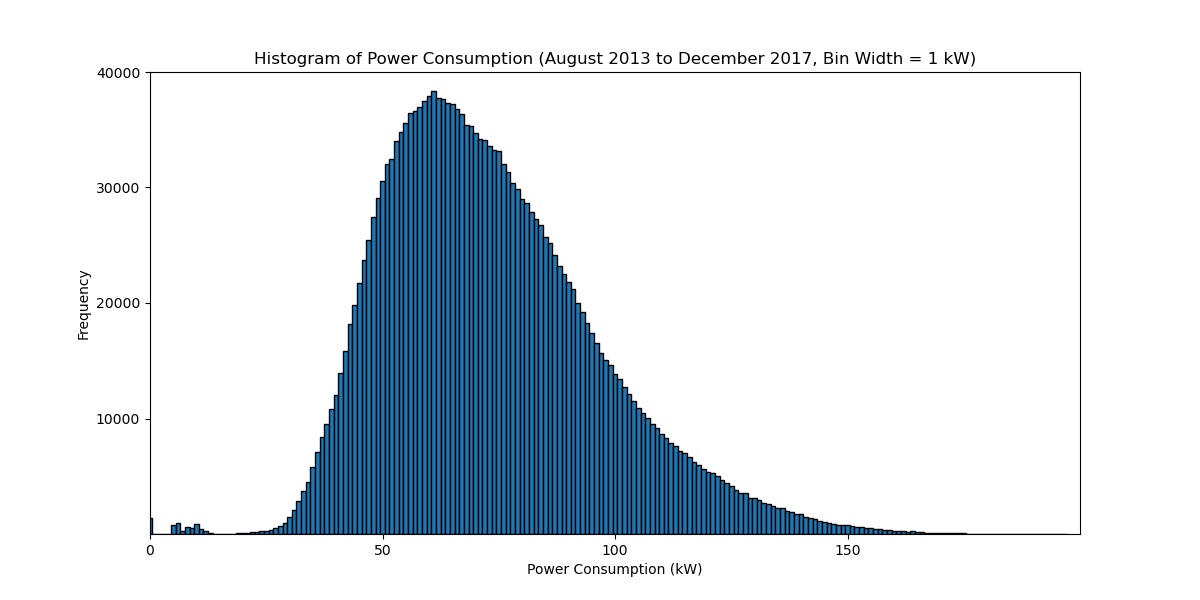

Generate this figure with Python:
import pandas as pd
import matplotlib.pyplot as plt
import numpy as np

file_path = r"C:\Users\91878\Downloads\energy_dataset\energy_dataset\transformer_3.csv"
df = pd.read_csv(file_path)
df['timestamp'] = pd.to_datetime(df['timestamp'], unit='s', utc=True)
df['timestamp'] = df['timestamp'].dt.tz_convert('Asia/Kolkata')
selected_data = df[(df['timestamp'] >= '2013-08-01') & (df['timestamp'] <= '2017-12-31')].copy()
selected_data['power_kw'] = selected_data['power'] / 1000.0

bin_edges = np.arange(int(selected_data['power_kw'].min()) - 0.5, int(selected_data['power_kw'].max()) + 1.5, 1)

plt.figure(figsize=(12, 6))
plt.hist(selected_data['power_kw'], bins=bin_edges, edgecolor='black')
plt.xticks(np.arange(0, 200, 50))
plt.yticks([10000,20000,30000,40000])
plt.xlim(0, 200)
plt.ylim(0, 40000)  
plt.xlabel('Power Consumption (kW)')
plt.ylabel('Frequency')
plt.title('Histogram of Power Consumption (August 2013 to December 2017, Bin Width = 1 kW)')
plt.show()
